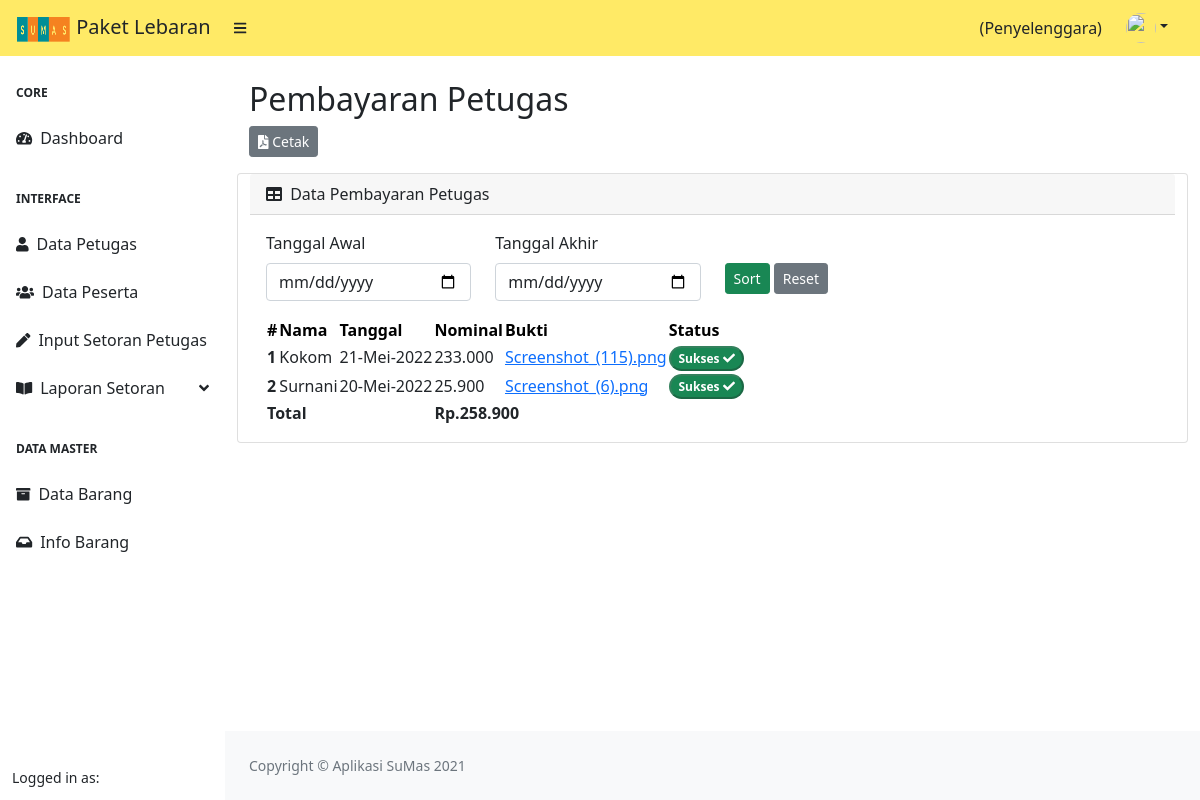
The page /penyelenggara/pembayaran_petugas_sukses on the database its author committed.
### tables this page shows
CREATE TABLE `pembayaran_bulanan` (
  `id_bayar` int(11) NOT NULL,
  `id_petugas` int(11) NOT NULL,
  `nama_lengkap` varchar(225) NOT NULL,
  `tanggal_awal_periode` date DEFAULT NULL,
  `tanggal_akhir_periode` date DEFAULT NULL,
  `tanggal_bayar` date NOT NULL,
  `nominal` int(11) NOT NULL,
  `bukti` varchar(225) NOT NULL,
  `status` varchar(100) NOT NULL
);

### application/controllers/Penyelenggara.php (called while the page is built, shortened)
<?php
class Penyelenggara extends CI_Controller
{
    public function __construct()
    {
        $this->load->model('M_DataMaster');
        $this->load->model('M_Penyelenggara');
        $this->load->library('form_validation');
    }
    public function pembayaran_petugas_sukses()
    {
        $data['title'] = 'Pembayaran Petugas';
        $data['user'] = $this->db->get_where('penyelenggara', ['username' => $this->session->userdata('username')])->row_array();
        $data['rows'] = $this->M_Penyelenggara->getDataSukses()->result();
        $data['penyelenggara'] = $this->db->get('penyelenggara')->row();
        $this->load->view('templates/header', $data);
        $this->load->view('templates/sidebar_penyelenggara', $data);
        $this->load->view('penyelenggara/pembayaran_petugas_sukses', $data);
        $this->load->view('templates/footer');
    }
}

### index.php (called while the page is built, shortened)
<?php
require_once BASEPATH.'core/CodeIgniter.php';

### application/models/M_Penyelenggara.php (called while the page is built, shortened)
<?php
class M_Penyelenggara extends CI_Model
{
    public function getDataSukses()
    {
        $status = "status='sukses'";
        $this->db->select('*');
        $this->db->from('pembayaran_bulanan');
        $this->db->where($status);
        return $this->db->get();
    }
}

### application/views/penyelenggara/pembayaran_petugas_sukses.php (the view, shortened to what this page needs)
<?php
function tgl_indo($tgl)
{
    $tanggal = substr($tgl, 8, 2);
    $bulan = getBulan(substr($tgl, 5, 2));
    $tahun = substr($tgl, 0, 4);
    return $tanggal . '-' . $bulan . '-' . $tahun;
}
function getBulan($bln)
{
    switch ($bln) {
        case 5:
            return "Mei";
            break;
    }
}
?>
<div id="layoutSidenav_content">
    <main>
        <div class="container-fluid px-4">
            <h2 class="mt-4"><?= $title;  ?></h2>
            <a href="<?= base_url('penyelenggara/cetak_pembayaran') ?>" class="btn btn-secondary btn-sm mb-3"><i class="fas fa-file-pdf"></i> Cetak</a>
            <div class="row">
                <div class="card mb-4">
                    <div class="card-header">
                        <i class="fas fa-table me-1"></i>
                        Data Pembayaran Petugas
                    </div>
                    <div class="card-body">
                        <form action="<?= base_url('penyelenggara/pembayaran_petugas_sukses_by_tanggal') ?>" method="POST" enctype="multipart/form-data">
                            <div class="row mb-3">
                                <div class="col-md-3">
                                    <label for="" class="form-label">Tanggal Awal</label>
                                    <input type="date" name="tgl_awal" id="" class="form-control" min="<?= $penyelenggara->tanggal_mulai; ?>" max="<?= $penyelenggara->tanggal_selesai; ?>" value="<?= set_value('tgl_awal') ?>" required>
                                </div>
                                <div class="col-md-3">
                                    <label for="" class="form-label">Tanggal Akhir</label>
                                    <input type="date" name="tgl_akhir" id="" class="form-control" min="<?= $penyelenggara->tanggal_mulai; ?>" max="<?= $penyelenggara->tanggal_selesai; ?>" value="<?= set_value('tgl_akhir') ?>" required>
                                </div>
                                <div class="col-md-3">
                                    <button type="submit" class="btn btn-success btn-sm" style="margin-top: 32px;">Sort</button>
                                    <a href="<?= base_url('penyelenggara/pembayaran_petugas_sukses') ?>" class="btn btn-secondary btn-sm" style="margin-top: 32px;">Reset</a>
                                </div>
                            </div>
                        </form>
                        <table id="datatablesSimple">
                            <thead>
                                <tr class="table-warning">
                                    <th>#</th>
                                    <th>Nama</th>
                                    <th>Tanggal</th>
                                    <th>Nominal</th>
                                    <th>Bukti</th>
                                    <th>Status</th>
                                </tr>
                            </thead>
                            <tbody>
                                <?php
                                $count = 0;
                                $jml = 0;
                                foreach ($rows as $row) :
                                    $count = $count + 1;
                                ?>
                                    <tr>
                                        <th scope=" row"><?= $count ?></th>
                                        <td><?= $row->nama_lengkap ?></td>
                                        <?php $tgl = tgl_indo($row->tanggal_bayar) ?>
                                        <td><?= $tgl ?></td>
                                        <td><?= number_format($row->nominal, 0, ',', '.') ?></td>
                                        <td>
                                            <?php if ($row->bukti == 'Diinput oleh penyelenggara') : ?>
                                                <i>Diinput oleh penyelenggara</i>
                                            <?php else : ?>
                                                <a href="" data-bs-toggle="modal" data-bs-target="#exampleModal<?= $row->id_bayar; ?>"><?= $row->bukti ?></a>
                                            <?php endif; ?>
                                        </td>
                                        <td>
                                            <?php if ($row->status == 'proses') : ?>
                                                <a href="" class="badge rounded-pill bg-warning">proses</a>
                                            <?php else : ?>
                                                <button href="" class="badge rounded-pill bg-success" disabled>Sukses <i class="fas fa-check"></i> </button>
                                            <?php endif; ?>
                                        </td>
                                    </tr>
                                <?php $jml += $row->nominal;
                                endforeach; ?>
                                <tr>
                                    <th colspan="3">Total</th>
                                    <th colspan="2">Rp.<?= number_format($jml, 0, ',', '.') ?></th>
                                </tr>
                            </tbody>
                        </table>
                    </div>
                </div>
            </div>
        </div>
    </main>

### rows shown on the page
pembayaran_bulanan: nama_lengkap "Kokom", tanggal_bayar "21-Mei-2022", nominal "233.000", bukti "Screenshot_(115).png", status "Sukses"
pembayaran_bulanan: nama_lengkap "Surnani", tanggal_bayar "20-Mei-2022", nominal "25.900", bukti "Screenshot_(6).png", status "Sukses"

### other values the page prints
$title "Pembayaran Petugas"
$jml "258.900"
